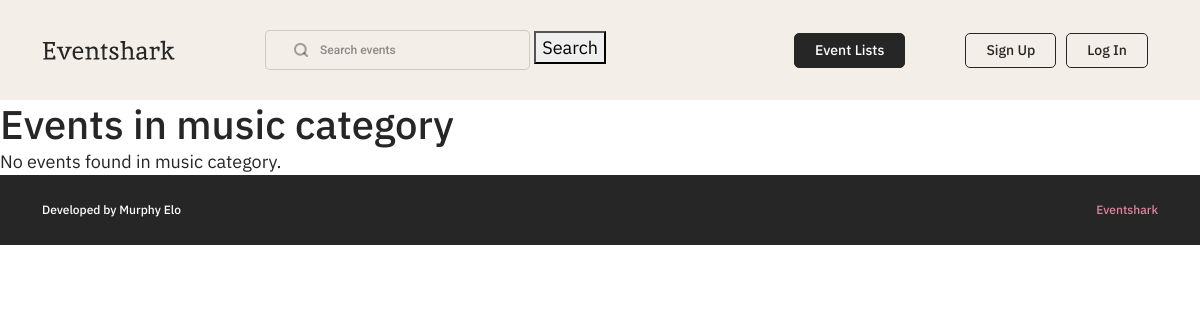
The page /category/music/ on the database as committed earlier.
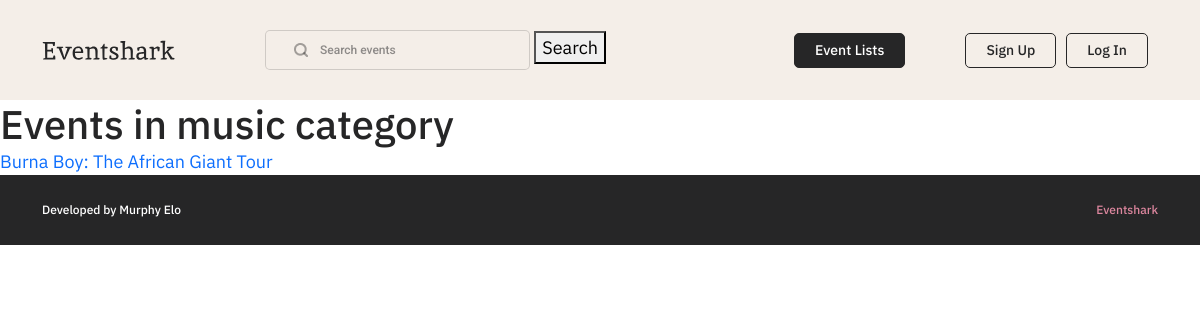
The same page on the database as committed later.
### base/models.py (models this page shows, shortened)
class Event(models.Model):
    name = models.CharField(max_length=100)
    description = models.TextField(null=True, blank=True)
    CATEGORY_CHOICES = [
        ('music', 'Music'),
        ('health', 'Health'),
        ('tech', 'Tech'),
        ('hobbies', 'Hobbies'),
        ('business', 'Business'),
        ('sports', 'Sports'),
        ('food', 'Food and Eat'),
        ('arts', 'Visual Arts'),
    ]
    category = models.CharField(max_length=10, choices=CATEGORY_CHOICES, default='Music')
    location = models.CharField(max_length=100)
    price = models.DecimalField(max_digits=6, decimal_places=2, default='0.00')
    date_time = models.DateTimeField()
    featured_image = models.ImageField(blank=True, null=True, default="/images/default.jpg")
    creator = models.ForeignKey(User, on_delete=models.CASCADE, related_name='events_created')
    attendees = models.ManyToManyField(User, through='Registration', related_name='events_attending')
    id = models.UUIDField(default=uuid.uuid4, unique = True,
                          primary_key=True, editable=False)

### base/views.py (the view)
# urls.py: path('category/<str:category>/', views.event_category, name='event_category'),
def event_category(request, category):
    events = Event.objects.filter(category=category)
    return render(request, 'event_category.html', {'events': events, 'category': category})

### templates/event_category.html
{% extends 'main.html' %}
{% block content %}
    <h1>Events in {{ category }} category</h1>
    {% if events %}
        <ul>
            {% for event in events %}
                <li><a href="{% url 'event' event.id %}">{{ event.name }}</a></li>
            {% endfor %}
        </ul>
    {% else %}
        <p>No events found in {{ category }} category.</p>
    {% endif %}
{% endblock %}

### templates/main.html (shortened to what this page needs)
<!DOCTYPE html>
{% load static %}
<html lang="en">
    <head>
		<link rel="stylesheet" href="{% static 'css/bootstrap.min.css' %}" />
		<link rel="stylesheet" href="{% static 'css/style.css' %}" />
		<link rel="stylesheet" href="css/responsive.css" />
	</head>
<body>
    {% include 'navbar.html' %}
    {% block content %}
    {% endblock content %}
</body>
<footer>
    <div class="container">
        <ul>
            <li>Developed by Murphy Elo</li>
            <li><a href="#">Eventshark</a></li>
        </ul>
    </div>
</footer>
</html>

### templates/navbar.html
{% load static %}
<header>
    <div class="container ">
        <nav>
            <div class="logo-search-wrapper">
                <div class="menu-logo">
                    <a href="{% url 'home' %}" class="logo"><img src= "{% static 'images/logo.svg' %}" alt="logo"></a>
                </div>
                <div class="header-search-item">
                    <form method="GET" action="{% url 'search' %}">
                        <input type="text" name="query" placeholder="Search events">
                        <button type="submit">Search</button>
                    </form>
                </div>
            </div>
            <div class="menu-btn">
                {% if request.user.is_authenticated %}
                <ul>
                   <li><a href="{% url 'account' pk=request.user.pk %}">My Account</a></li>
                   <li class="menu-li"><a href="{% url 'event_create' %}">Create Event</a></li>
                   <li class="menu-li"><a href="{% url 'event_list' %}">Event Lists</a></li>
                   <li class="menu-li"><a href="{% url 'logout' %}">Logout</a></li>
                </ul>
            </div>
         {% else %}
            <div class="menu-btn">
                <ul>
                    <li class="menu-li"><a href="{% url 'event_list' %}">Event Lists</a></li>
                    <li class="menu-li"><a href="#">Sign up</a></li>
                    <li class="menu-li"><a href="{% url 'login' %}">Log in</a></li>
                </ul>
            </div>
            {% endif %}
        </nav>
    </div>
</header>

### static/css/style.css (style rules this page uses)
body { font-family: 'IBM Plex Sans'; font-weight: 400; font-size: 18px; background: #fff; color: #262627; }
a, button { transition: all .2s ease; -webkit-transition: all .2s ease; -moz-transition: all .2s ease; }
a, a:hover { text-decoration: none; }
ul { list-style-type: none; padding: 0; margin: 0; }
h1, h2, h3, h4, h5, h6 { margin-bottom: 0; }
header { width: 100%; padding: 30px 0; background-color: #F4EEE8; }
nav { display: flex; justify-content: space-between; align-items: center; }
.menu-logo { margin-top: -3px; }
.logo-search-wrapper { display: flex; align-items: center; }
.header-search-item { margin-left: 90px; }
.header-search-item input { width: 265px; max-width: 100%; font-family: 'Roboto'; font-style: normal; font-weight: 500; font-size: 12px; color: rgba(0, 0, 0, 0.34); display: inline-block; padding: 10px 20px 10px 54px; border: 1px solid rgba(0, 0, 0, 0.15); border-radius: 5px; outline: none; background: transparent; background-image: url(images/search.png); background-repeat: no-repeat; background-position: 11% 50%; }
.header-search-item input::placeholder { color: rgba(38, 38, 39, 0.5); opacity: 1; }
.menu-btn ul { display: flex; align-items: center; }
.menu-btn a { font-weight: 500; font-size: 14px; color: #262627; text-transform: capitalize; transition: .2s; display: inline-block; padding: 6px 20px; border: 1px solid #262627; border-radius: 5px; }
.menu-btn ul li:first-of-type a { color: #fff; background-color: #262627; margin-right: 50px; }
.menu-li { margin-right: 10px; }
footer { background: #262627; padding: 26px 0; }
footer ul { display: flex; align-items: center; justify-content: space-between; }
footer ul li { font-style: normal; font-weight: 500; font-size: 12px; color: #FFFFFF; }
footer ul li a { color: #DC869E !important; }

Rows that differ between the two databases and show on the page:
added Event: category "music", name "Burna Boy: The African Giant Tour"
Other text that changed with them:
{{ category }}: "music" → (not shown)
text no longer shown: "No events found in category."
